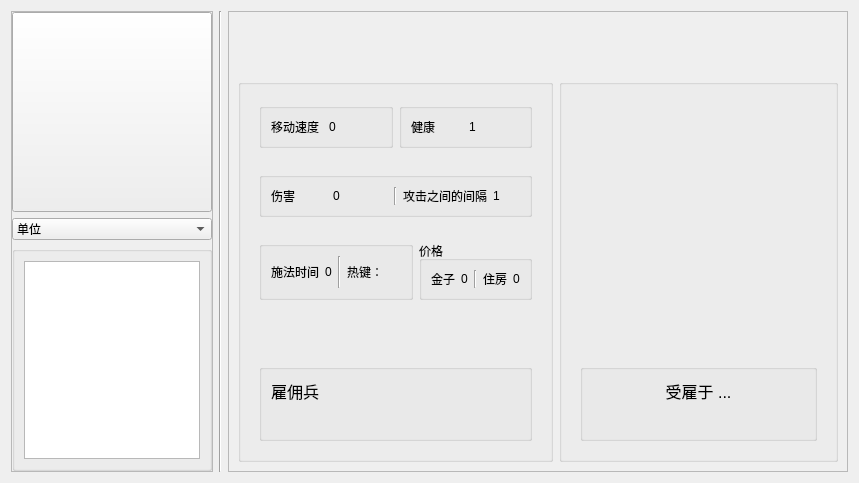
<?xml version="1.0" encoding="UTF-8"?>
<ui version="4.0">
 <class>ManWidget</class>
 <widget class="QWidget" name="ManWidget">
  <property name="geometry">
   <rect>
    <x>0</x>
    <y>0</y>
    <width>859</width>
    <height>483</height>
   </rect>
  </property>
  <property name="windowTitle">
   <string>Form</string>
  </property>
  <layout class="QHBoxLayout" name="horizontalLayout">
   <item>
    <widget class="QFrame" name="frame_4">
     <property name="sizePolicy">
      <sizepolicy hsizetype="Maximum" vsizetype="Preferred">
       <horstretch>0</horstretch>
       <verstretch>0</verstretch>
      </sizepolicy>
     </property>
     <property name="maximumSize">
      <size>
       <width>210</width>
       <height>16777215</height>
      </size>
     </property>
     <property name="frameShape">
      <enum>QFrame::Shape::StyledPanel</enum>
     </property>
     <property name="frameShadow">
      <enum>QFrame::Shadow::Raised</enum>
     </property>
     <layout class="QVBoxLayout" name="verticalLayout_3">
      <property name="margin" stdset="0">
       <number>0</number>
      </property>
      <item>
       <widget class="QPushButton" name="priview">
        <property name="minimumSize">
         <size>
          <width>200</width>
          <height>200</height>
         </size>
        </property>
        <property name="maximumSize">
         <size>
          <width>200</width>
          <height>200</height>
         </size>
        </property>
        <property name="iconSize">
         <size>
          <width>200</width>
          <height>200</height>
         </size>
        </property>
       </widget>
      </item>
      <item>
       <widget class="QComboBox" name="groups">
        <property name="currentText">
         <string>单位</string>
        </property>
        <item>
         <property name="text">
          <string>单位</string>
         </property>
        </item>
        <item>
         <property name="text">
          <string>建筑</string>
         </property>
        </item>
       </widget>
      </item>
      <item>
       <widget class="QGroupBox" name="groupBox_10">
        <layout class="QVBoxLayout" name="verticalLayout">
         <item>
          <widget class="QListWidget" name="unitsList"/>
         </item>
        </layout>
       </widget>
      </item>
     </layout>
    </widget>
   </item>
   <item>
    <widget class="Line" name="line_4">
     <property name="orientation">
      <enum>Qt::Orientation::Vertical</enum>
     </property>
    </widget>
   </item>
   <item>
    <widget class="QFrame" name="frame_5">
     <property name="sizePolicy">
      <sizepolicy hsizetype="Preferred" vsizetype="Preferred">
       <horstretch>0</horstretch>
       <verstretch>0</verstretch>
      </sizepolicy>
     </property>
     <property name="frameShape">
      <enum>QFrame::Shape::StyledPanel</enum>
     </property>
     <property name="frameShadow">
      <enum>QFrame::Shadow::Raised</enum>
     </property>
     <layout class="QVBoxLayout" name="verticalLayout_2">
      <item>
       <widget class="QWidget" name="widget" native="true">
        <layout class="QHBoxLayout" name="horizontalLayout_3">
         <property name="margin" stdset="0">
          <number>0</number>
         </property>
         <item>
          <widget class="QWidget" name="widget_4" native="true">
           <property name="sizePolicy">
            <sizepolicy hsizetype="Expanding" vsizetype="Expanding">
             <horstretch>0</horstretch>
             <verstretch>0</verstretch>
            </sizepolicy>
           </property>
           <property name="palette">
            <palette>
             <active>
              <colorrole role="WindowText">
               <brush brushstyle="SolidPattern">
                <color alpha="255">
                 <red>0</red>
                 <green>0</green>
                 <blue>0</blue>
                </color>
               </brush>
              </colorrole>
              <colorrole role="Button">
               <brush brushstyle="SolidPattern">
                <color alpha="255">
                 <red>255</red>
                 <green>254</green>
                 <blue>253</blue>
                </color>
               </brush>
              </colorrole>
              <colorrole role="Light">
               <brush brushstyle="SolidPattern">
                <color alpha="255">
                 <red>255</red>
                 <green>255</green>
                 <blue>255</blue>
                </color>
               </brush>
              </colorrole>
              <colorrole role="Midlight">
               <brush brushstyle="SolidPattern">
                <color alpha="255">
                 <red>255</red>
                 <green>254</green>
                 <blue>254</blue>
                </color>
               </brush>
              </colorrole>
              <colorrole role="Dark">
               <brush brushstyle="SolidPattern">
                <color alpha="255">
                 <red>127</red>
                 <green>127</green>
                 <blue>126</blue>
                </color>
               </brush>
              </colorrole>
              <colorrole role="Mid">
               <brush brushstyle="SolidPattern">
                <color alpha="255">
                 <red>170</red>
                 <green>169</green>
                 <blue>169</blue>
                </color>
               </brush>
              </colorrole>
              <colorrole role="Text">
               <brush brushstyle="SolidPattern">
                <color alpha="255">
                 <red>0</red>
                 <green>0</green>
                 <blue>0</blue>
                </color>
               </brush>
              </colorrole>
              <colorrole role="BrightText">
               <brush brushstyle="SolidPattern">
                <color alpha="255">
                 <red>255</red>
                 <green>255</green>
                 <blue>255</blue>
                </color>
               </brush>
              </colorrole>
              <colorrole role="ButtonText">
               <brush brushstyle="SolidPattern">
                <color alpha="255">
                 <red>0</red>
                 <green>0</green>
                 <blue>0</blue>
                </color>
               </brush>
              </colorrole>
              <colorrole role="Base">
               <brush brushstyle="SolidPattern">
                <color alpha="255">
                 <red>255</red>
                 <green>255</green>
                 <blue>255</blue>
                </color>
               </brush>
              </colorrole>
              <colorrole role="Window">
               <brush brushstyle="SolidPattern">
                <color alpha="255">
                 <red>255</red>
                 <green>254</green>
                 <blue>253</blue>
                </color>
               </brush>
              </colorrole>
              <colorrole role="Shadow">
               <brush brushstyle="SolidPattern">
                <color alpha="255">
                 <red>0</red>
                 <green>0</green>
                 <blue>0</blue>
                </color>
               </brush>
              </colorrole>
              <colorrole role="AlternateBase">
               <brush brushstyle="SolidPattern">
                <color alpha="255">
                 <red>255</red>
                 <green>254</green>
                 <blue>254</blue>
                </color>
               </brush>
              </colorrole>
              <colorrole role="ToolTipBase">
               <brush brushstyle="SolidPattern">
                <color alpha="255">
                 <red>255</red>
                 <green>255</green>
                 <blue>220</blue>
                </color>
               </brush>
              </colorrole>
              <colorrole role="ToolTipText">
               <brush brushstyle="SolidPattern">
                <color alpha="255">
                 <red>0</red>
                 <green>0</green>
                 <blue>0</blue>
                </color>
               </brush>
              </colorrole>
             </active>
             <inactive>
              <colorrole role="WindowText">
               <brush brushstyle="SolidPattern">
                <color alpha="255">
                 <red>0</red>
                 <green>0</green>
                 <blue>0</blue>
                </color>
               </brush>
              </colorrole>
              <colorrole role="Button">
               <brush brushstyle="SolidPattern">
                <color alpha="255">
                 <red>255</red>
                 <green>254</green>
                 <blue>253</blue>
                </color>
               </brush>
              </colorrole>
              <colorrole role="Light">
               <brush brushstyle="SolidPattern">
                <color alpha="255">
                 <red>255</red>
                 <green>255</green>
                 <blue>255</blue>
                </color>
               </brush>
              </colorrole>
              <colorrole role="Midlight">
               <brush brushstyle="SolidPattern">
                <color alpha="255">
                 <red>255</red>
                 <green>254</green>
                 <blue>254</blue>
                </color>
               </brush>
              </colorrole>
              <colorrole role="Dark">
               <brush brushstyle="SolidPattern">
                <color alpha="255">
                 <red>127</red>
                 <green>127</green>
                 <blue>126</blue>
                </color>
               </brush>
              </colorrole>
              <colorrole role="Mid">
               <brush brushstyle="SolidPattern">
                <color alpha="255">
                 <red>170</red>
                 <green>169</green>
                 <blue>169</blue>
                </color>
               </brush>
              </colorrole>
              <colorrole role="Text">
               <brush brushstyle="SolidPattern">
                <color alpha="255">
                 <red>0</red>
                 <green>0</green>
                 <blue>0</blue>
                </color>
               </brush>
              </colorrole>
              <colorrole role="BrightText">
               <brush brushstyle="SolidPattern">
                <color alpha="255">
                 <red>255</red>
                 <green>255</green>
                 <blue>255</blue>
                </color>
               </brush>
              </colorrole>
              <colorrole role="ButtonText">
               <brush brushstyle="SolidPattern">
                <color alpha="255">
                 <red>0</red>
                 <green>0</green>
                 <blue>0</blue>
                </color>
               </brush>
              </colorrole>
              <colorrole role="Base">
               <brush brushstyle="SolidPattern">
                <color alpha="255">
                 <red>255</red>
                 <green>255</green>
                 <blue>255</blue>
                </color>
               </brush>
              </colorrole>
              <colorrole role="Window">
               <brush brushstyle="SolidPattern">
                <color alpha="255">
                 <red>255</red>
                 <green>254</green>
                 <blue>253</blue>
                </color>
               </brush>
              </colorrole>
              <colorrole role="Shadow">
               <brush brushstyle="SolidPattern">
                <color alpha="255">
                 <red>0</red>
                 <green>0</green>
                 <blue>0</blue>
                </color>
               </brush>
              </colorrole>
              <colorrole role="AlternateBase">
               <brush brushstyle="SolidPattern">
                <color alpha="255">
                 <red>255</red>
                 <green>254</green>
                 <blue>254</blue>
                </color>
               </brush>
              </colorrole>
              <colorrole role="ToolTipBase">
               <brush brushstyle="SolidPattern">
                <color alpha="255">
                 <red>255</red>
                 <green>255</green>
                 <blue>220</blue>
                </color>
               </brush>
              </colorrole>
              <colorrole role="ToolTipText">
               <brush brushstyle="SolidPattern">
                <color alpha="255">
                 <red>0</red>
                 <green>0</green>
                 <blue>0</blue>
                </color>
               </brush>
              </colorrole>
             </inactive>
             <disabled>
              <colorrole role="WindowText">
               <brush brushstyle="SolidPattern">
                <color alpha="255">
                 <red>127</red>
                 <green>127</green>
                 <blue>126</blue>
                </color>
               </brush>
              </colorrole>
              <colorrole role="Button">
               <brush brushstyle="SolidPattern">
                <color alpha="255">
                 <red>255</red>
                 <green>254</green>
                 <blue>253</blue>
                </color>
               </brush>
              </colorrole>
              <colorrole role="Light">
               <brush brushstyle="SolidPattern">
                <color alpha="255">
                 <red>255</red>
                 <green>255</green>
                 <blue>255</blue>
                </color>
               </brush>
              </colorrole>
              <colorrole role="Midlight">
               <brush brushstyle="SolidPattern">
                <color alpha="255">
                 <red>255</red>
                 <green>254</green>
                 <blue>254</blue>
                </color>
               </brush>
              </colorrole>
              <colorrole role="Dark">
               <brush brushstyle="SolidPattern">
                <color alpha="255">
                 <red>127</red>
                 <green>127</green>
                 <blue>126</blue>
                </color>
               </brush>
              </colorrole>
              <colorrole role="Mid">
               <brush brushstyle="SolidPattern">
                <color alpha="255">
                 <red>170</red>
                 <green>169</green>
                 <blue>169</blue>
                </color>
               </brush>
              </colorrole>
              <colorrole role="Text">
               <brush brushstyle="SolidPattern">
                <color alpha="255">
                 <red>127</red>
                 <green>127</green>
                 <blue>126</blue>
                </color>
               </brush>
              </colorrole>
              <colorrole role="BrightText">
               <brush brushstyle="SolidPattern">
                <color alpha="255">
                 <red>255</red>
                 <green>255</green>
                 <blue>255</blue>
                </color>
               </brush>
              </colorrole>
              <colorrole role="ButtonText">
               <brush brushstyle="SolidPattern">
                <color alpha="255">
                 <red>127</red>
                 <green>127</green>
                 <blue>126</blue>
                </color>
               </brush>
              </colorrole>
              <colorrole role="Base">
               <brush brushstyle="SolidPattern">
                <color alpha="255">
                 <red>255</red>
                 <green>254</green>
                 <blue>253</blue>
                </color>
               </brush>
              </colorrole>
              <colorrole role="Window">
               <brush brushstyle="SolidPattern">
                <color alpha="255">
                 <red>255</red>
                 <green>254</green>
                 <blue>253</blue>
                </color>
               </brush>
              </colorrole>
              <colorrole role="Shadow">
               <brush brushstyle="SolidPattern">
                <color alpha="255">
                 <red>0</red>
                 <green>0</green>
                 <blue>0</blue>
                </color>
               </brush>
              </colorrole>
              <colorrole role="AlternateBase">
               <brush brushstyle="SolidPattern">
                <color alpha="255">
                 <red>255</red>
                 <green>254</green>
                 <blue>253</blue>
                </color>
               </brush>
              </colorrole>
              <colorrole role="ToolTipBase">
               <brush brushstyle="SolidPattern">
                <color alpha="255">
                 <red>255</red>
                 <green>255</green>
                 <blue>220</blue>
                </color>
               </brush>
              </colorrole>
              <colorrole role="ToolTipText">
               <brush brushstyle="SolidPattern">
                <color alpha="255">
                 <red>0</red>
                 <green>0</green>
                 <blue>0</blue>
                </color>
               </brush>
              </colorrole>
             </disabled>
            </palette>
           </property>
           <layout class="QVBoxLayout" name="verticalLayout_8">
            <property name="margin" stdset="0">
             <number>0</number>
            </property>
            <item>
             <layout class="QVBoxLayout" name="layShow"/>
            </item>
           </layout>
          </widget>
         </item>
        </layout>
       </widget>
      </item>
      <item>
       <layout class="QHBoxLayout" name="horizontalLayout_18">
        <item>
         <widget class="QGroupBox" name="groupBox">
          <layout class="QVBoxLayout" name="verticalLayout_4">
           <item>
            <widget class="QWidget" name="widget_3" native="true">
             <layout class="QHBoxLayout" name="horizontalLayout_12">
              <item>
               <widget class="QGroupBox" name="groupBox_9">
                <property name="sizePolicy">
                 <sizepolicy hsizetype="Preferred" vsizetype="Preferred">
                  <horstretch>0</horstretch>
                  <verstretch>0</verstretch>
                 </sizepolicy>
                </property>
                <layout class="QHBoxLayout" name="horizontalLayout_5">
                 <item>
                  <layout class="QHBoxLayout" name="horizontalLayout_2">
                   <item>
                    <widget class="QLabel" name="label_2">
                     <property name="text">
                      <string>移动速度</string>
                     </property>
                    </widget>
                   </item>
                   <item>
                    <widget class="QLabel" name="speed">
                     <property name="text">
                      <string>0</string>
                     </property>
                    </widget>
                   </item>
                  </layout>
                 </item>
                </layout>
               </widget>
              </item>
              <item>
               <widget class="QGroupBox" name="groupBox_6">
                <layout class="QHBoxLayout" name="horizontalLayout_11">
                 <item>
                  <layout class="QHBoxLayout" name="horizontalLayout_8">
                   <item>
                    <widget class="QLabel" name="label_4">
                     <property name="text">
                      <string>健康</string>
                     </property>
                    </widget>
                   </item>
                   <item>
                    <widget class="QLabel" name="hp">
                     <property name="text">
                      <string>1</string>
                     </property>
                    </widget>
                   </item>
                  </layout>
                 </item>
                </layout>
               </widget>
              </item>
             </layout>
            </widget>
           </item>
           <item>
            <widget class="QWidget" name="widget_51" native="true">
             <property name="sizePolicy">
              <sizepolicy hsizetype="Preferred" vsizetype="Maximum">
               <horstretch>0</horstretch>
               <verstretch>0</verstretch>
              </sizepolicy>
             </property>
             <layout class="QHBoxLayout">
              <item>
               <widget class="QGroupBox" name="groupBox_2">
                <layout class="QHBoxLayout" name="horizontalLayout_9">
                 <item>
                  <layout class="QHBoxLayout" name="horizontalLayout_6">
                   <item>
                    <widget class="QLabel" name="label_3">
                     <property name="text">
                      <string>伤害</string>
                     </property>
                    </widget>
                   </item>
                   <item>
                    <widget class="QLabel" name="damage">
                     <property name="text">
                      <string>0</string>
                     </property>
                    </widget>
                   </item>
                  </layout>
                 </item>
                 <item>
                  <widget class="Line" name="line">
                   <property name="orientation">
                    <enum>Qt::Orientation::Vertical</enum>
                   </property>
                  </widget>
                 </item>
                 <item>
                  <layout class="QHBoxLayout" name="horizontalLayout_10">
                   <item>
                    <widget class="QLabel" name="label">
                     <property name="text">
                      <string>攻击之间的间隔</string>
                     </property>
                    </widget>
                   </item>
                   <item>
                    <widget class="QLabel" name="atkTime">
                     <property name="text">
                      <string>1</string>
                     </property>
                    </widget>
                   </item>
                  </layout>
                 </item>
                </layout>
               </widget>
              </item>
             </layout>
            </widget>
           </item>
           <item>
            <widget class="QWidget" name="widget_6" native="true">
             <property name="sizePolicy">
              <sizepolicy hsizetype="Preferred" vsizetype="Maximum">
               <horstretch>0</horstretch>
               <verstretch>0</verstretch>
              </sizepolicy>
             </property>
             <layout class="QHBoxLayout" name="horizontalLayout_14">
              <item>
               <widget class="QGroupBox" name="groupBox_4">
                <layout class="QHBoxLayout" name="_3">
                 <item>
                  <layout class="QHBoxLayout" name="_2">
                   <item>
                    <widget class="QLabel" name="label_6">
                     <property name="text">
                      <string>施法时间</string>
                     </property>
                    </widget>
                   </item>
                   <item>
                    <widget class="QLabel" name="buildTime">
                     <property name="text">
                      <string>0</string>
                     </property>
                    </widget>
                   </item>
                  </layout>
                 </item>
                 <item>
                  <widget class="Line" name="line_3">
                   <property name="orientation">
                    <enum>Qt::Orientation::Vertical</enum>
                   </property>
                  </widget>
                 </item>
                 <item>
                  <layout class="QHBoxLayout" name="horizontalLayout_7">
                   <property name="rightMargin">
                    <number>5</number>
                   </property>
                   <item>
                    <widget class="QLabel" name="label_5">
                     <property name="text">
                      <string>热键：</string>
                     </property>
                    </widget>
                   </item>
                   <item>
                    <widget class="QLabel" name="hKey"/>
                   </item>
                  </layout>
                 </item>
                </layout>
               </widget>
              </item>
              <item>
               <widget class="QGroupBox" name="groupBox_3">
                <property name="title">
                 <string>价格</string>
                </property>
                <layout class="QHBoxLayout" name="horizontalLayout_15">
                 <item>
                  <layout class="QHBoxLayout" name="horizontalLayout_13">
                   <item>
                    <widget class="QLabel" name="label_8">
                     <property name="text">
                      <string>金子</string>
                     </property>
                    </widget>
                   </item>
                   <item>
                    <widget class="QLabel" name="cost">
                     <property name="text">
                      <string>0</string>
                     </property>
                    </widget>
                   </item>
                  </layout>
                 </item>
                 <item>
                  <widget class="Line" name="line_2">
                   <property name="orientation">
                    <enum>Qt::Orientation::Vertical</enum>
                   </property>
                  </widget>
                 </item>
                 <item>
                  <layout class="QHBoxLayout" name="horizontalLayout_16">
                   <item>
                    <widget class="QLabel" name="label_7">
                     <property name="text">
                      <string>住房</string>
                     </property>
                    </widget>
                   </item>
                   <item>
                    <widget class="QLabel" name="houses">
                     <property name="text">
                      <string>0</string>
                     </property>
                    </widget>
                   </item>
                  </layout>
                 </item>
                </layout>
               </widget>
              </item>
             </layout>
            </widget>
           </item>
           <item>
            <spacer name="verticalSpacer_2">
             <property name="orientation">
              <enum>Qt::Orientation::Vertical</enum>
             </property>
             <property name="sizeHint" stdset="0">
              <size>
               <width>20</width>
               <height>40</height>
              </size>
             </property>
            </spacer>
           </item>
           <item>
            <widget class="QFrame" name="frame_7">
             <layout class="QVBoxLayout" name="verticalLayout_5">
              <item>
               <widget class="QGroupBox" name="groupBox_8">
                <layout class="QVBoxLayout" name="verticalLayout_7">
                 <item>
                  <widget class="QLabel" name="label_9">
                   <property name="text">
                    <string>&lt;!DOCTYPE HTML PUBLIC &quot;-//W3C//DTD HTML 4.0//EN&quot; &quot;http://www.w3.org/TR/REC-html40/strict.dtd&quot;&gt;
&lt;html&gt;&lt;head&gt;&lt;meta name=&quot;qrichtext&quot; content=&quot;1&quot; /&gt;&lt;meta charset=&quot;utf-8&quot; /&gt;&lt;style type=&quot;text/css&quot;&gt;
p, li { white-space: pre-wrap; }
hr { height: 1px; border-width: 0; }
li.unchecked::marker { content: &quot;\2610&quot;; }
li.checked::marker { content: &quot;\2612&quot;; }
&lt;/style&gt;&lt;/head&gt;&lt;body style=&quot; font-family:'Microsoft YaHei UI'; font-size:9pt; font-weight:400; font-style:normal;&quot;&gt;
&lt;p style=&quot; margin-top:0px; margin-bottom:0px; margin-left:0px; margin-right:0px; -qt-block-indent:0; text-indent:0px;&quot;&gt;&lt;span style=&quot; font-family:'Serif'; font-size:12pt;&quot;&gt;雇佣兵&lt;/span&gt;&lt;/p&gt;&lt;/body&gt;&lt;/html&gt;</string>
                   </property>
                  </widget>
                 </item>
                 <item>
                  <widget class="QWidget" name="widget_2" native="true">
                   <layout class="QHBoxLayout" name="horizontalLayout_21">
                    <property name="margin" stdset="0">
                     <number>0</number>
                    </property>
                    <item>
                     <layout class="QHBoxLayout" name="layRecruts"/>
                    </item>
                    <item>
                     <spacer name="horizontalSpacer_7">
                      <property name="orientation">
                       <enum>Qt::Orientation::Horizontal</enum>
                      </property>
                      <property name="sizeHint" stdset="0">
                       <size>
                        <width>40</width>
                        <height>20</height>
                       </size>
                      </property>
                     </spacer>
                    </item>
                   </layout>
                  </widget>
                 </item>
                </layout>
               </widget>
              </item>
             </layout>
            </widget>
           </item>
          </layout>
         </widget>
        </item>
        <item>
         <widget class="QGroupBox" name="groupBox_5">
          <layout class="QVBoxLayout" name="verticalLayout_6">
           <item>
            <layout class="QHBoxLayout" name="horizontalLayout_20">
             <item>
              <widget class="QLabel" name="text">
               <property name="font">
                <font>
                 <pointsize>14</pointsize>
                </font>
               </property>
               <property name="text">
                <string/>
               </property>
              </widget>
             </item>
             <item>
              <spacer name="horizontalSpacer_6">
               <property name="orientation">
                <enum>Qt::Orientation::Horizontal</enum>
               </property>
               <property name="sizeHint" stdset="0">
                <size>
                 <width>372</width>
                 <height>20</height>
                </size>
               </property>
              </spacer>
             </item>
            </layout>
           </item>
           <item>
            <spacer name="verticalSpacer">
             <property name="orientation">
              <enum>Qt::Orientation::Vertical</enum>
             </property>
             <property name="sizeHint" stdset="0">
              <size>
               <width>20</width>
               <height>40</height>
              </size>
             </property>
            </spacer>
           </item>
           <item>
            <widget class="QWidget" name="widget_5" native="true">
             <layout class="QHBoxLayout" name="horizontalLayout_4">
              <item>
               <widget class="QGroupBox" name="groupBox_7">
                <layout class="QVBoxLayout" name="verticalLayout_9">
                 <item>
                  <widget class="QLabel" name="label_10">
                   <property name="text">
                    <string>&lt;!DOCTYPE HTML PUBLIC &quot;-//W3C//DTD HTML 4.0//EN&quot; &quot;http://www.w3.org/TR/REC-html40/strict.dtd&quot;&gt;
&lt;html&gt;&lt;head&gt;&lt;meta name=&quot;qrichtext&quot; content=&quot;1&quot; /&gt;&lt;meta charset=&quot;utf-8&quot; /&gt;&lt;style type=&quot;text/css&quot;&gt;
p, li { white-space: pre-wrap; }
hr { height: 1px; border-width: 0; }
li.unchecked::marker { content: &quot;\2610&quot;; }
li.checked::marker { content: &quot;\2612&quot;; }
&lt;/style&gt;&lt;/head&gt;&lt;body style=&quot; font-family:'Microsoft YaHei UI'; font-size:9pt; font-weight:400; font-style:normal;&quot;&gt;
&lt;p align=&quot;center&quot; style=&quot; margin-top:0px; margin-bottom:0px; margin-left:0px; margin-right:0px; -qt-block-indent:0; text-indent:0px;&quot;&gt;&lt;span style=&quot; font-family:'Serif'; font-size:12pt;&quot;&gt;受雇于 ...&lt;/span&gt;&lt;/p&gt;&lt;/body&gt;&lt;/html&gt;</string>
                   </property>
                  </widget>
                 </item>
                 <item>
                  <widget class="QWidget" name="widget_7" native="true">
                   <layout class="QHBoxLayout" name="horizontalLayout_17">
                    <property name="margin" stdset="0">
                     <number>0</number>
                    </property>
                    <item>
                     <layout class="QHBoxLayout" name="layOwners"/>
                    </item>
                    <item>
                     <spacer name="horizontalSpacer_4">
                      <property name="orientation">
                       <enum>Qt::Orientation::Horizontal</enum>
                      </property>
                      <property name="sizeHint" stdset="0">
                       <size>
                        <width>351</width>
                        <height>20</height>
                       </size>
                      </property>
                     </spacer>
                    </item>
                   </layout>
                  </widget>
                 </item>
                </layout>
               </widget>
              </item>
             </layout>
            </widget>
           </item>
          </layout>
         </widget>
        </item>
       </layout>
      </item>
     </layout>
    </widget>
   </item>
  </layout>
 </widget>
 <resources/>
 <connections/>
</ui>
